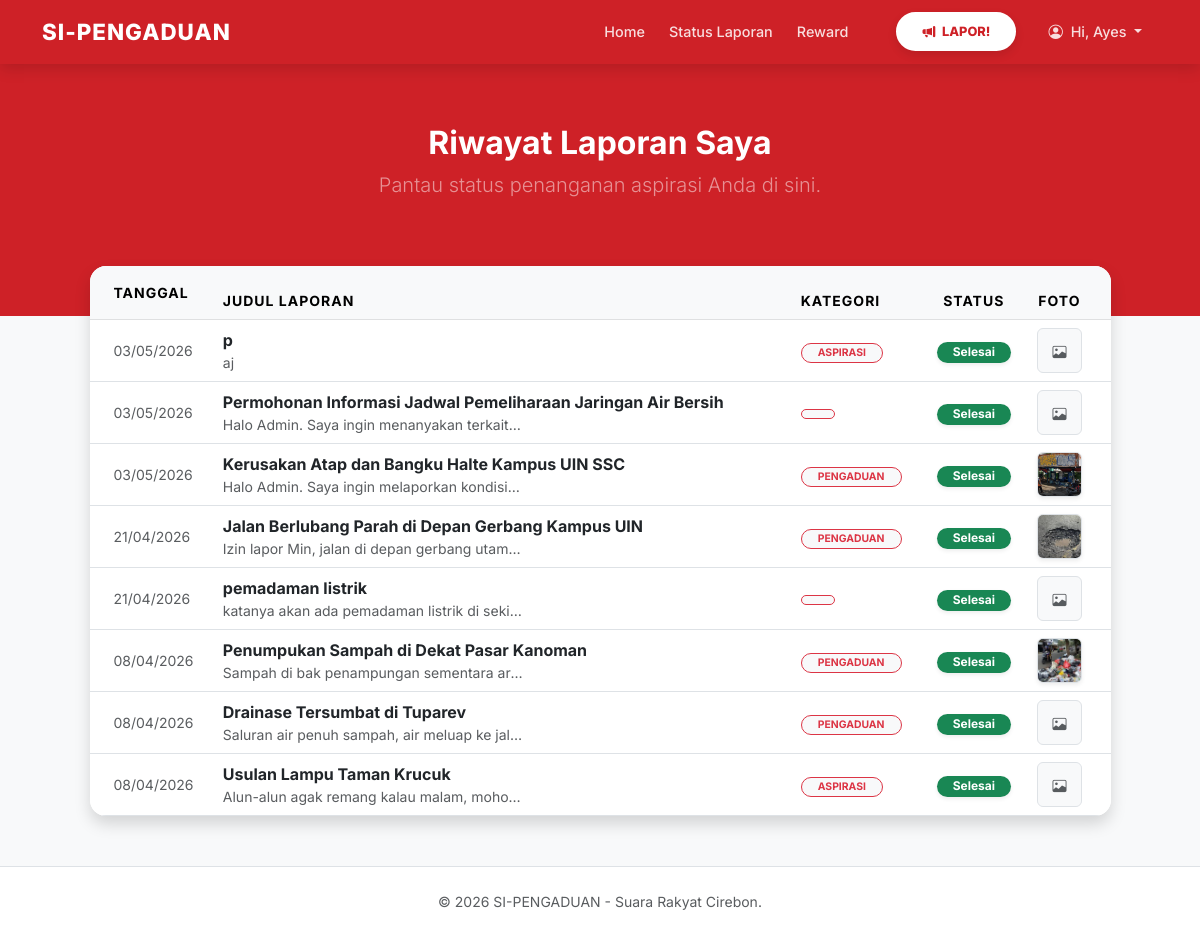
The page /user/cek_status.php (signed in) on the database its author committed.
### tables this page shows
CREATE TABLE `laporan` (
  `id_laporan` int(11) NOT NULL,
  `id_user` int(11) NOT NULL,
  `judul` varchar(200) NOT NULL,
  `isi_laporan` text NOT NULL,
  `kategori` enum('PENGADUAN','ASPIRASI') NOT NULL,
  `foto` varchar(255) DEFAULT NULL,
  `lokasi` varchar(255) DEFAULT NULL,
  `status` enum('pending','proses','selesai','ditolak') DEFAULT 'pending',
  `created_at` timestamp NOT NULL DEFAULT current_timestamp()
);

### user/cek_status.php (the view, shortened to what this page needs)
<?php
include '../koneksi.php';
include '../layout/header.php';
$id_user = $_SESSION['id_user'];
$query = "SELECT * FROM laporan WHERE id_user = '$id_user' ORDER BY created_at DESC";
$result = mysqli_query($conn, $query);
?>
<section class="hero">
    <div class="container text-center">
        <h2 class="fw-bold text-white">Riwayat Laporan Saya</h2>
        <p class="lead text-white-50">Pantau status penanganan aspirasi Anda di sini.</p>
    </div>
</section>
<div class="container" style="margin-top: -50px; margin-bottom: 50px;">
    <div class="row justify-content-center">
        <div class="col-md-11">
            <div class="card border-0 shadow rounded-4 overflow-hidden">
                <div class="table-responsive">
                    <table class="table table-hover align-middle mb-0">
                        <thead class="table-light">
                            <tr class="text-muted small text-uppercase" style="letter-spacing: 1px;">
                                <th class="ps-4 py-3">Tanggal</th>
                                <th>Judul Laporan</th>
                                <th>Kategori</th>
                                <th class="text-center">Status</th>
                                <th class="text-center pe-4">Foto</th>
                            </tr>
                        </thead>
                        <tbody>
                            <?php if(mysqli_num_rows($result) > 0) : ?>
                                <?php while($row = mysqli_fetch_assoc($result)) : ?>
                                <tr class="clickable-row" onclick="window.location='../detail_laporan.php?id=<?= $row['id_laporan']; ?>'">
                                    <td class="ps-4 small text-muted">
                                        <?= date('d/m/Y', strtotime($row['created_at'])); ?>
                                    </td>
                                    <td>
                                        <div class="fw-bold text-dark"><?= $row['judul']; ?></div>
                                        <small class="text-muted d-block text-truncate" style="max-width: 300px;">
                                            <?= $row['isi_laporan']; ?>
                                        </small>
                                    </td>
                                    <td>
                                        <span class="badge rounded-pill bg-light text-danger border border-danger small px-3" style="font-size: 0.65rem;">
                                            <?= $row['kategori']; ?>
                                        </span>
                                    </td>
                                    <td class="text-center">
                                        <?php if($row['status'] == 'pending'): ?>
                                            <span class="badge bg-secondary rounded-pill px-3 shadow-sm">Menunggu</span>
                                        <?php elseif($row['status'] == 'proses'): ?>
                                            <span class="badge bg-warning text-dark rounded-pill px-3 shadow-sm">Diproses</span>
                                        <?php else: ?>
                                            <span class="badge bg-success rounded-pill px-3 shadow-sm">Selesai</span>
                                        <?php endif; ?>
                                    </td>
                                    <td class="text-center pe-4 no-click" onclick="event.stopPropagation();">
                                        <?php if(!empty($row['foto'])): ?>
                                            <a href="../assets/img/<?= $row['foto']; ?>" target="_blank">
                                                <img src="../assets/img/<?= $row['foto']; ?>" width="45" height="45" class="rounded shadow-sm border object-fit-cover">
                                            </a>
                                        <?php else: ?>
                                            <div class="bg-light rounded d-inline-block border" style="width:45px; height:45px; line-height:45px;">
                                                <i class="bi bi-image text-muted small"></i>
                                            </div>
                                        <?php endif; ?>
                                    </td>
                                </tr>
                                <?php endwhile; ?>
                            <?php endif; ?>
                        </tbody>
                    </table>
                </div>
            </div>
        </div>
    </div>
</div>
<?php include '../layout/footer.php'; ?>

### layout/header.php (style rules this page uses)
html, body { height: 100%; margin: 0; }
body { display: flex; flex-direction: column; font-family: 'Inter', sans-serif; background-color: #f8f9fa; }

### user/cek_status.php (style rules this page uses)
.hero { background: #ce2127; padding: 60px 0 100px 0; }
.clickable-row { cursor: pointer; transition: 0.2s; }
.no-click { position: relative; z-index: 5; }

### rows shown on the page
laporan: created_at "03/05/2026", judul "p", isi_laporan "aj", kategori "ASPIRASI", status "Selesai"
laporan: created_at "03/05/2026", judul "Permohonan Informasi Jadwal Pemeliharaan Jaringan Air Bersih", isi_laporan "Halo Admin. Saya ingin menanyakan terkait…", status "Selesai"
laporan: created_at "03/05/2026", judul "Kerusakan Atap dan Bangku Halte Kampus UIN SSC", isi_laporan "Halo Admin. Saya ingin melaporkan kondisi…", kategori "PENGADUAN", status "Selesai", foto (picture)
laporan: created_at "21/04/2026", judul "Jalan Berlubang Parah di Depan Gerbang Kampus UIN", isi_laporan "Izin lapor Min, jalan di depan gerbang utam…", kategori "PENGADUAN", status "Selesai", foto (picture)
laporan: created_at "21/04/2026", judul "pemadaman listrik", isi_laporan "katanya akan ada pemadaman listrik di seki…", status "Selesai"
laporan: created_at "08/04/2026", judul "Penumpukan Sampah di Dekat Pasar Kanoman", isi_laporan "Sampah di bak penampungan sementara ar…", kategori "PENGADUAN", status "Selesai", foto (picture)
laporan: created_at "08/04/2026", judul "Drainase Tersumbat di Tuparev", isi_laporan "Saluran air penuh sampah, air meluap ke jal…", kategori "PENGADUAN", status "Selesai"
laporan: created_at "08/04/2026", judul "Usulan Lampu Taman Krucuk", isi_laporan "Alun-alun agak remang kalau malam, moho…", kategori "ASPIRASI", status "Selesai"

### other values the page prints
explode(' ', $_SESSION['nama_lengkap'])[0] "Ayes"
